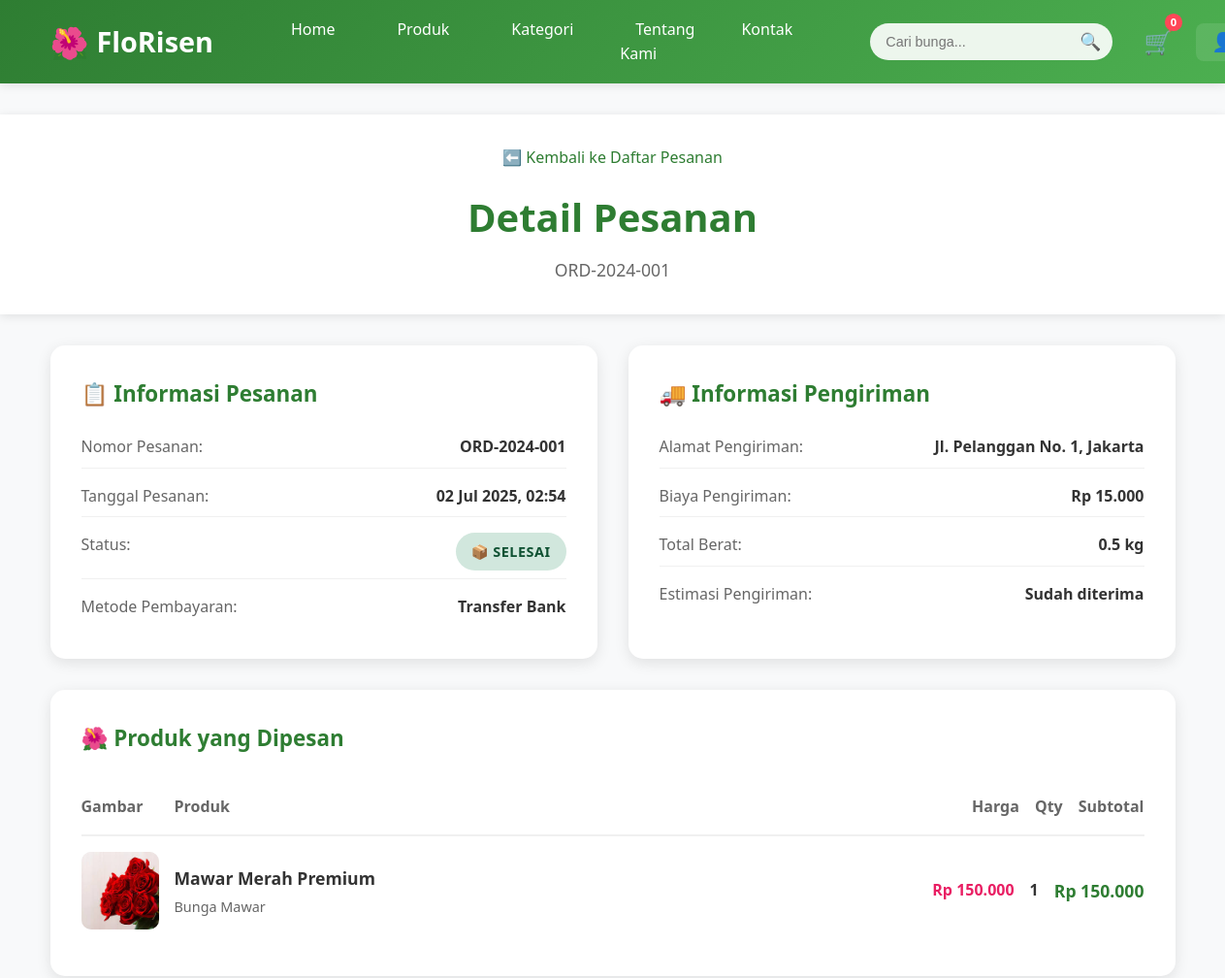
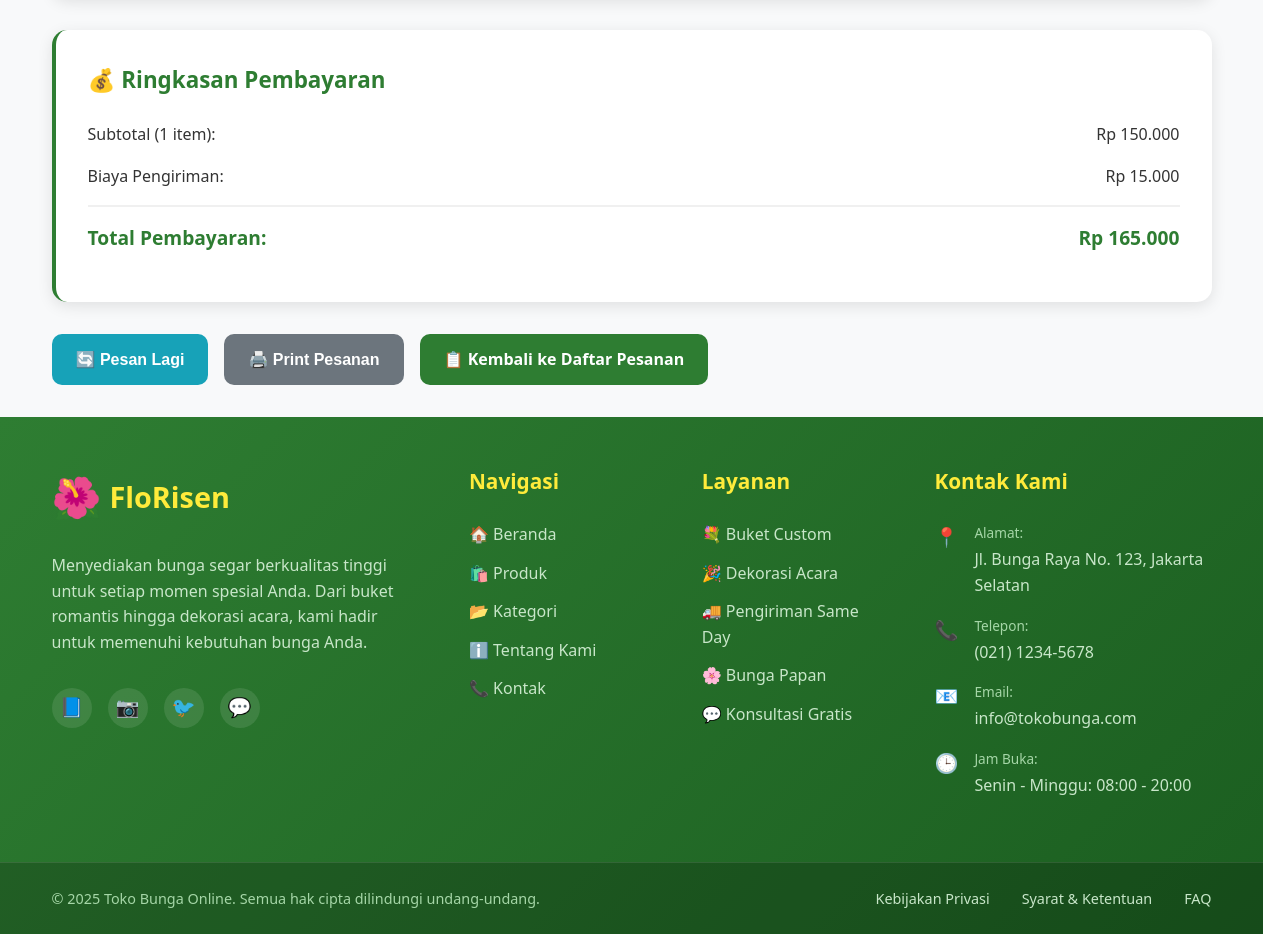
Screenshot of /order-detail.php?id=1 (signed in) with the database file from the repository (2 pictures, top to bottom).
### tables this page shows
CREATE TABLE orders (
    id INT PRIMARY KEY AUTO_INCREMENT,
    user_id INT NOT NULL,
    order_number VARCHAR(50) UNIQUE NOT NULL,
    total_amount DECIMAL(12,2) NOT NULL,
    subtotal DECIMAL(12,2) NOT NULL DEFAULT 0,
    shipping_address TEXT NOT NULL,
    shipping_cost DECIMAL(10,2) DEFAULT 0,
    recipient_name VARCHAR(100) NOT NULL,
    recipient_phone VARCHAR(20) NOT NULL,
    city VARCHAR(50),
    postal_code VARCHAR(10),
    payment_method ENUM('transfer', 'cod', 'ewallet') NOT NULL,
    payment_status ENUM('pending', 'paid', 'failed') DEFAULT 'pending',
    status ENUM('pending', 'confirmed', 'processing', 'shipped', 'delivered', 'cancelled') DEFAULT 'pending',
    notes TEXT,
    order_date TIMESTAMP DEFAULT CURRENT_TIMESTAMP,
    updated_at TIMESTAMP DEFAULT CURRENT_TIMESTAMP ON UPDATE CURRENT_TIMESTAMP,
    FOREIGN KEY (user_id) REFERENCES users(id) ON DELETE CASCADE
);

CREATE TABLE order_items (
    id INT PRIMARY KEY AUTO_INCREMENT,
    order_id INT NOT NULL,
    product_id INT NOT NULL,
    quantity INT NOT NULL,
    price DECIMAL(12,2) NOT NULL,
    total DECIMAL(12,2) NOT NULL,
    created_at TIMESTAMP DEFAULT CURRENT_TIMESTAMP,
    FOREIGN KEY (order_id) REFERENCES orders(id) ON DELETE CASCADE,
    FOREIGN KEY (product_id) REFERENCES products(id) ON DELETE CASCADE
);

CREATE TABLE products (
    id INT PRIMARY KEY AUTO_INCREMENT,
    category_id INT NOT NULL,
    name VARCHAR(150) NOT NULL,
    description TEXT,
    price DECIMAL(12,2) NOT NULL,
    stock INT DEFAULT 0,
    image VARCHAR(255),
    weight DECIMAL(8,2) DEFAULT 0,
    is_featured TINYINT(1) DEFAULT 0,
    is_active TINYINT(1) DEFAULT 1,
    created_at TIMESTAMP DEFAULT CURRENT_TIMESTAMP,
    updated_at TIMESTAMP DEFAULT CURRENT_TIMESTAMP ON UPDATE CURRENT_TIMESTAMP,
    FOREIGN KEY (category_id) REFERENCES categories(id) ON DELETE CASCADE
);

CREATE TABLE categories (
    id INT PRIMARY KEY AUTO_INCREMENT,
    name VARCHAR(100) NOT NULL,
    description TEXT,
    image VARCHAR(255),
    is_active TINYINT(1) DEFAULT 1,
    created_at TIMESTAMP DEFAULT CURRENT_TIMESTAMP,
    updated_at TIMESTAMP DEFAULT CURRENT_TIMESTAMP ON UPDATE CURRENT_TIMESTAMP
);

### config/database.php (called while the page is built, shortened)
<?php
function formatRupiah($amount) {
    return 'Rp ' . number_format($amount, 0, ',', '.');
}
?>

### order-detail.php (the view, shortened to what this page needs)
<?php
require_once 'config/database.php';
$pdo = getConnection();
$user_id = $_SESSION['user_id'];
$order_id = (int)($_GET['id'] ?? 0);
$stmt = $pdo->prepare("
    SELECT o.*
    FROM orders o
    WHERE o.id = ? AND o.user_id = ?
");
$stmt->execute([$order_id, $user_id]);
$order = $stmt->fetch();
$stmt = $pdo->prepare("
    SELECT oi.*, p.name, p.image, p.weight, c.name as category_name
    FROM order_items oi
    JOIN products p ON oi.product_id = p.id
    LEFT JOIN categories c ON p.category_id = c.id
    WHERE oi.order_id = ?
    ORDER BY oi.id
");
$stmt->execute([$order_id]);
$order_items = $stmt->fetchAll();
$status_labels = [
    'pending' => ['label' => 'Menunggu Konfirmasi', 'class' => 'status-pending', 'icon' => '⏳'],
    'confirmed' => ['label' => 'Dikonfirmasi', 'class' => 'status-confirmed', 'icon' => '✅'],
    'processing' => ['label' => 'Sedang Diproses', 'class' => 'status-processing', 'icon' => '🔄'],
    'shipped' => ['label' => 'Dikirim', 'class' => 'status-shipped', 'icon' => '🚚'],
    'delivered' => ['label' => 'Selesai', 'class' => 'status-delivered', 'icon' => '📦'],
    'cancelled' => ['label' => 'Dibatalkan', 'class' => 'status-cancelled', 'icon' => '❌']
];
$payment_labels = [
    'transfer' => 'Transfer Bank',
    'cod' => 'Bayar di Tempat',
    'ewallet' => 'E-Wallet'
];
$subtotal = array_sum(array_map(function($item) {
    return $item['total'];
}, $order_items));
?>
<!DOCTYPE html>
<html lang="id">
<head>
    <link rel="stylesheet" href="assets/css/style.css">
</head>
<body>
    <?php include 'includes/header.php'; ?>
    <div class="order-detail-page">
        <div class="page-header">
            <div class="container">
                <a href="orders.php" class="back-btn">
                    ⬅️ Kembali ke Daftar Pesanan
                </a>
                <h1 class="page-title">Detail Pesanan</h1>
                <p class="page-subtitle"><?php echo htmlspecialchars($order['order_number']); ?></p>
            </div>
        </div>
        <div class="container">
            <div class="order-details-grid">
                <div class="detail-card">
                    <h3 class="detail-title">
                        📋 Informasi Pesanan
                    </h3>
                    <div class="detail-row">
                        <span class="detail-label">Nomor Pesanan:</span>
                        <span class="detail-value"><?php echo htmlspecialchars($order['order_number']); ?></span>
                    </div>
                    <div class="detail-row">
                        <span class="detail-label">Tanggal Pesanan:</span>
                        <span class="detail-value"><?php echo date('d M Y, H:i', strtotime($order['order_date'])); ?></span>
                    </div>
                    <div class="detail-row">
                        <span class="detail-label">Status:</span>
                        <span class="detail-value">
                            <span class="order-status <?php echo $status_labels[$order['status']]['class']; ?>">
                                <?php echo $status_labels[$order['status']]['icon']; ?>
                                <?php echo $status_labels[$order['status']]['label']; ?>
                            </span>
                        </span>
                    </div>
                    <div class="detail-row">
                        <span class="detail-label">Metode Pembayaran:</span>
                        <span class="detail-value"><?php echo $payment_labels[$order['payment_method']]; ?></span>
                    </div>
                </div>
                <div class="detail-card">
                    <h3 class="detail-title">
                        🚚 Informasi Pengiriman
                    </h3>
                    <div class="detail-row">
                        <span class="detail-label">Alamat Pengiriman:</span>
                        <span class="detail-value"><?php echo htmlspecialchars($order['shipping_address']); ?></span>
                    </div>
                    <div class="detail-row">
                        <span class="detail-label">Biaya Pengiriman:</span>
                        <span class="detail-value"><?php echo formatRupiah($order['shipping_cost']); ?></span>
                    </div>
                    <div class="detail-row">
                        <span class="detail-label">Total Berat:</span>
                        <span class="detail-value">
                            <?php
                            $total_weight = array_sum(array_map(function($item) {
                                return $item['weight'] * $item['quantity'];
                            }, $order_items));
                            echo number_format($total_weight, 1) . ' kg';
                            ?>
                        </span>
                    </div>
                    <div class="detail-row">
                        <span class="detail-label">Estimasi Pengiriman:</span>
                        <span class="detail-value">
                            <?php
                            $status = $order['status'];
                            if ($status === 'pending') {
                                echo '2-3 hari setelah dikonfirmasi';
                            } elseif ($status === 'confirmed') {
                                echo '1-2 hari kerja';
                            } elseif ($status === 'processing') {
                                echo 'Sedang diproses';
                            } elseif ($status === 'shipped') {
                                echo 'Dalam perjalanan';
                            } elseif ($status === 'delivered') {
                                echo 'Sudah diterima';
                            } else {
                                echo '-';
                            }
                            ?>
                        </span>
                    </div>
                </div>
            </div>
            <div class="items-card">
                <h3 class="items-title">
                    🌺 Produk yang Dipesan
                </h3>
                <div class="item-row" style="font-weight: 600; color: #666; border-bottom: 2px solid #f0f0f0;">
                    <span>Gambar</span>
                    <span>Produk</span>
                    <span style="text-align: right;">Harga</span>
                    <span style="text-align: center;">Qty</span>
                    <span style="text-align: right;">Subtotal</span>
                </div>
                <?php foreach ($order_items as $item): ?>
                <div class="item-row">
                    <img src="assets/images/products/<?php echo htmlspecialchars($item['image']); ?>"
                         alt="<?php echo htmlspecialchars($item['name']); ?>"
                         class="item-image"
                         onerror="this.src='assets/images/placeholder.jpg'">
                    <div class="item-info">
                        <div class="item-name"><?php echo htmlspecialchars($item['name']); ?></div>
                        <div class="item-category"><?php echo htmlspecialchars($item['category_name']); ?></div>
                    </div>
                    <div class="item-price"><?php echo formatRupiah($item['price']); ?></div>
                    <div class="item-quantity"><?php echo $item['quantity']; ?></div>
                    <div class="item-total"><?php echo formatRupiah($item['total']); ?></div>
                </div>
                <?php endforeach; ?>
            </div>
            <div class="summary-card">
                <h3 class="summary-title">💰 Ringkasan Pembayaran</h3>
                <div class="summary-row">
                    <span>Subtotal (<?php echo count($order_items); ?> item):</span>
                    <span><?php echo formatRupiah($subtotal); ?></span>
                </div>
                <div class="summary-row">
                    <span>Biaya Pengiriman:</span>
                    <span><?php echo formatRupiah($order['shipping_cost']); ?></span>
                </div>
                <div class="summary-row total">
                    <span>Total Pembayaran:</span>
                    <span><?php echo formatRupiah($order['total_amount']); ?></span>
                </div>
            </div>
            <div class="action-buttons">
                <?php if (in_array($order['status'], ['delivered', 'cancelled'])): ?>
                    <button onclick="reorderItems(<?php echo $order['id']; ?>)" class="action-btn btn-info">
                        🔄 Pesan Lagi
                    </button>
                <?php endif; ?>
                <button onclick="printOrder()" class="action-btn btn-secondary">
                    🖨️ Print Pesanan
                </button>
                <a href="orders.php" class="action-btn btn-primary">
                    📋 Kembali ke Daftar Pesanan
                </a>
            </div>
        </div>
    </div>
    <?php include 'includes/footer.php'; ?>
</body>
</html>

### assets/css/style.css (style rules this page uses)
* { margin: 0; padding: 0; box-sizing: border-box; }
body { font-family: 'Segoe UI', Tahoma, Geneva, Verdana, sans-serif; line-height: 1.6; color: #333; background-color: #fff; }
.container { max-width: 1200px; margin: 0 auto; padding: 0 20px; }
.btn-primary { background: linear-gradient(135deg, #e91e63, #f06292); color: white; }
.btn-secondary { background: #4caf50; color: white; }
.page-header { background: linear-gradient(135deg, #f8f9fa, #e8f5e8); padding: 2rem 0; text-align: center; }
.page-title { font-size: 2.5rem; color: #2e7d32; margin-bottom: 1rem; }

### rows the page displays
orders: order_number "ORD-2024-001", order_date "02 Jul 2025, 02:54", status "📦", status "SELESAI", payment_method "Transfer Bank", shipping_address "Jl. Pelanggan No. 1, Jakarta", shipping_cost "Rp 15.000", total_amount "Rp 165.000"
order_items: total_weight "0.5", product.image (picture), product.name "Mawar Merah Premium", categories.name "Bunga Mawar", price "Rp 150.000", quantity "1", total "Rp 150.000"

### other values shown
count($order_items) "1"
